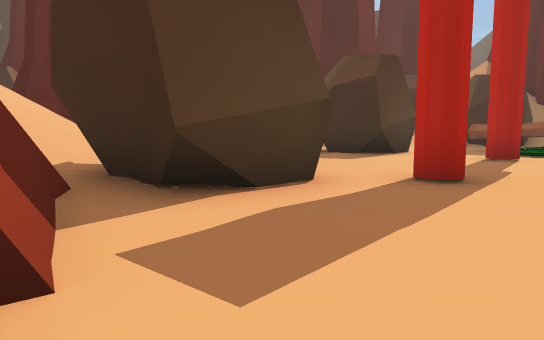
view 1 (above)

24 first-person views from a walk through a scene from a Unity 3-D project. The camera is 1.2 m above the floor, tilts 6° down and sees 70° across. The floor is counted in squares, 2 m on a side. Each view is taken from the middle of a square. On the plan, view 1 faces up. The plan holds only what a view shows up to about 11 squares ahead; the rest is blank. The place goes on beyond the plan. The player is left out.

view 2
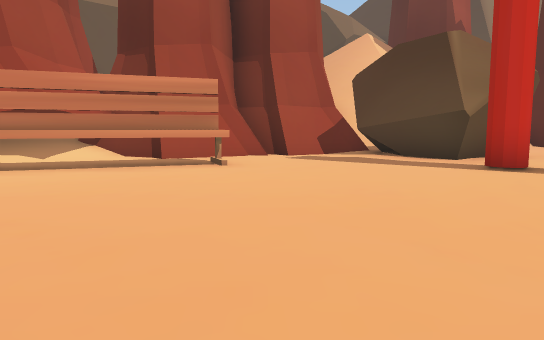

view 3
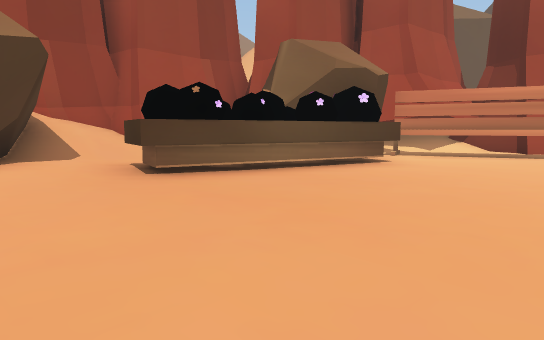

view 4
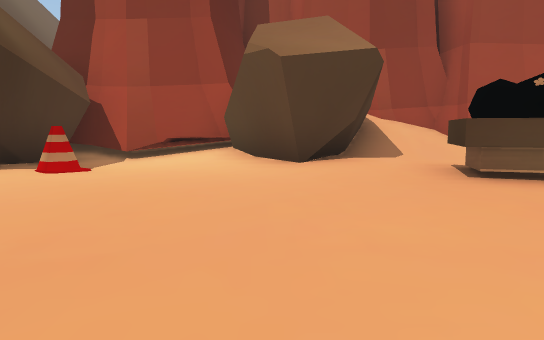

view 5
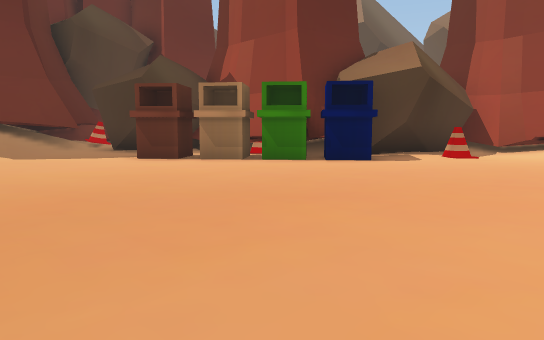

view 6
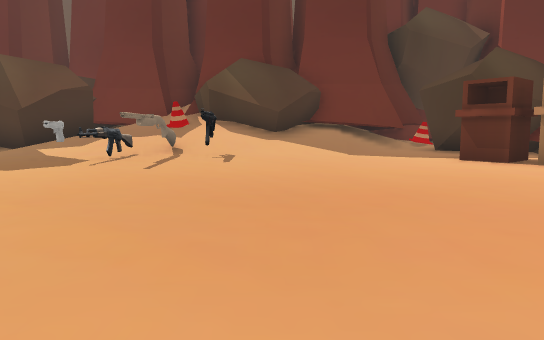

view 7
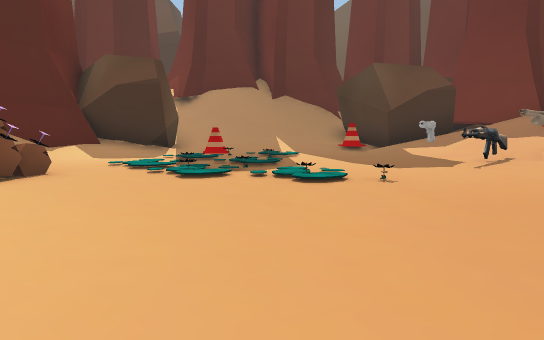

view 8
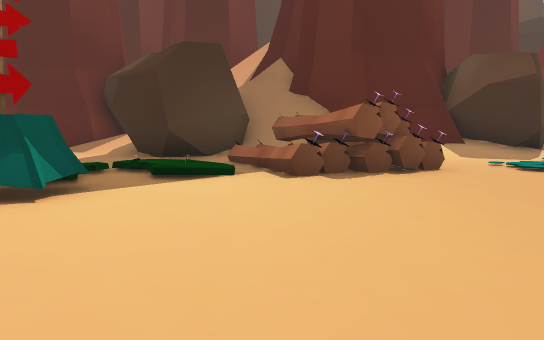

view 9
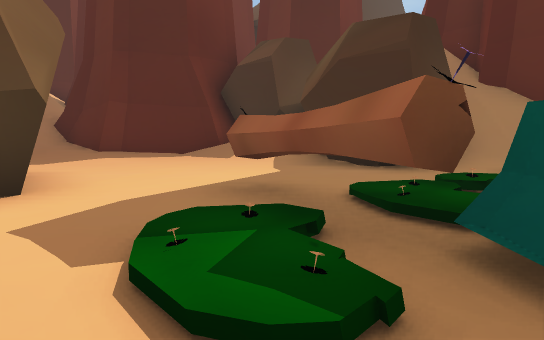

view 10
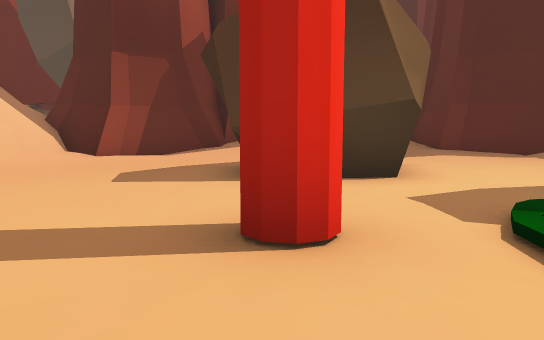

view 11
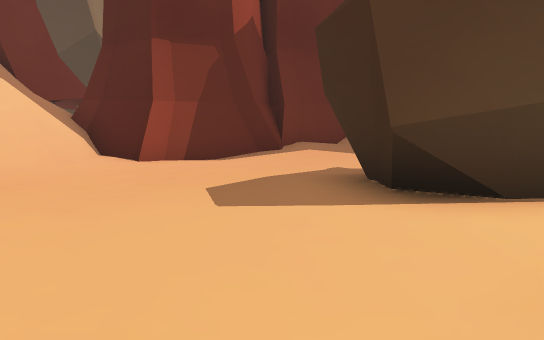

view 12
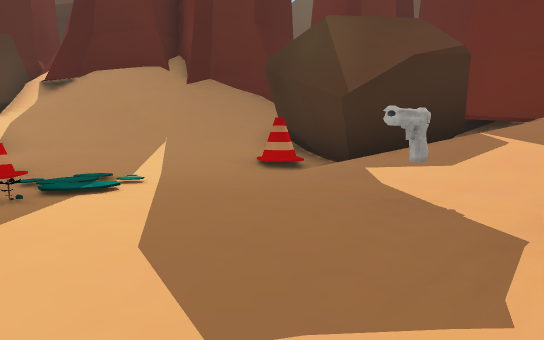

view 13
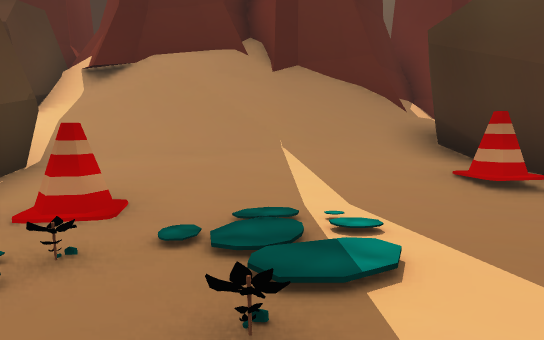

view 14
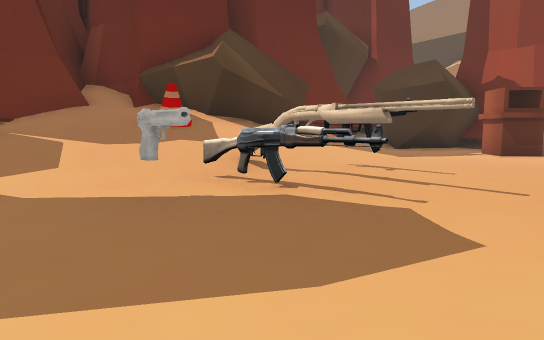

view 15
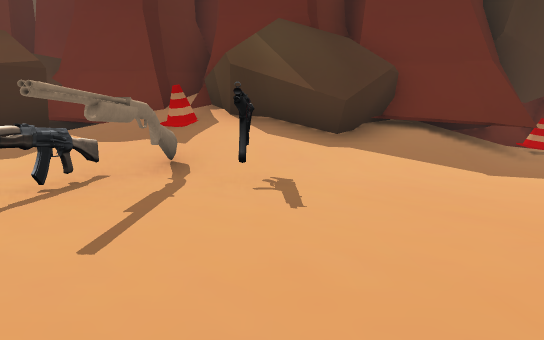

view 16
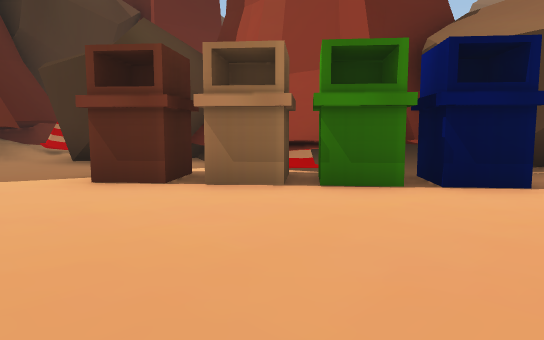

view 17
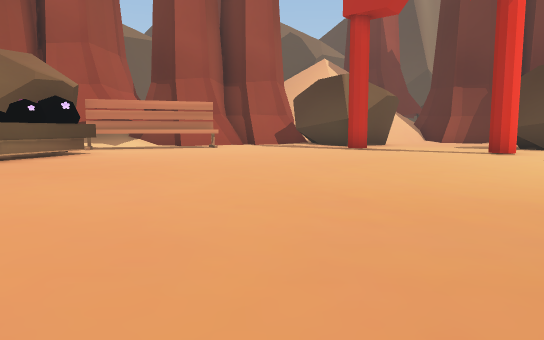

view 18
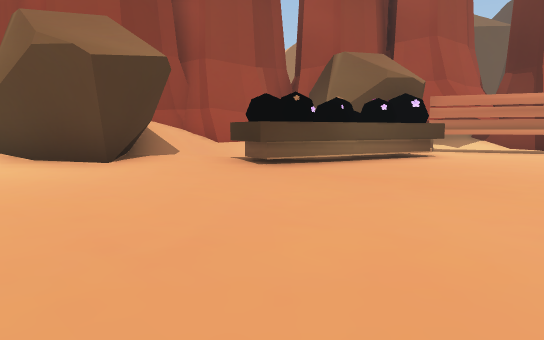

view 19
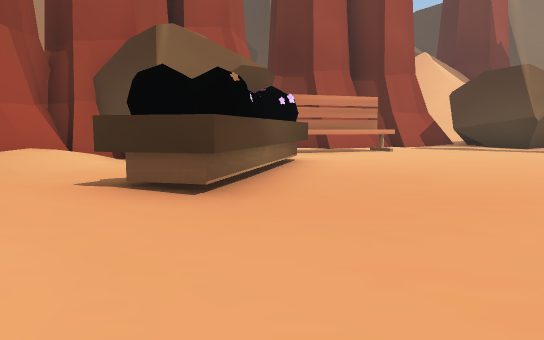

view 20
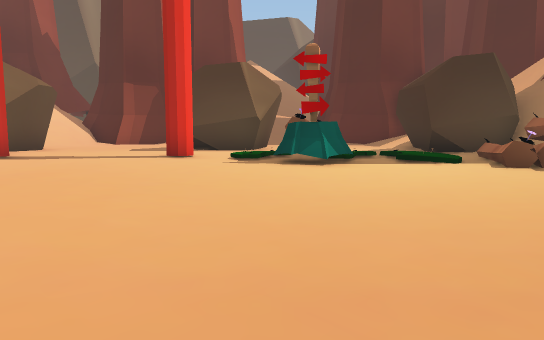

view 21
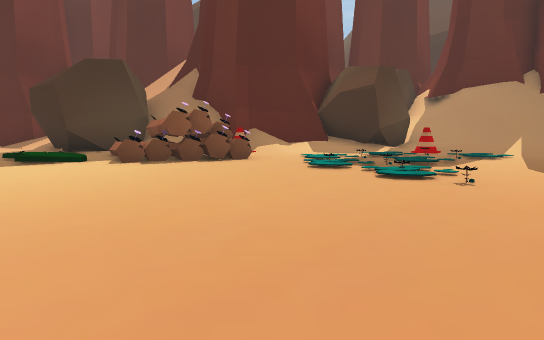

view 22
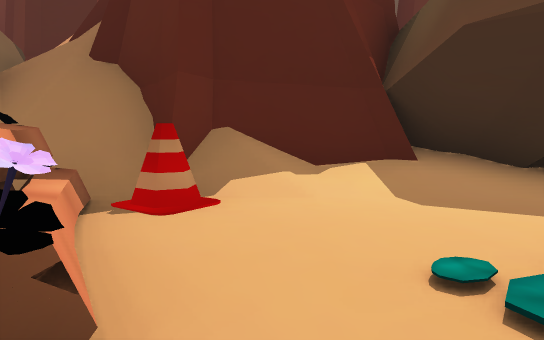

view 23
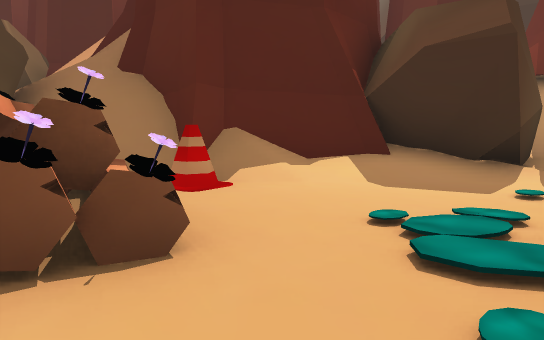

view 24
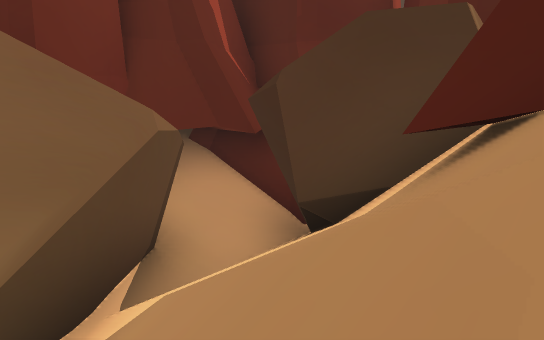

### Floor plan
Key: @ floor where view 1 was taken; # wall or solid block; . main floor; : floor 0.5 m higher than the main floor; + floor 0.75 m higher than the main floor; * floor 1.25 m higher than the main floor; % floor 1.5 m higher than the main floor; / step, stairs or slope; = window, fence, low wall or low ledge; ^ raised ledge; R rock; C cone; P pistol; L plant; O other object.
Columns run from 9 left of view 1 to 27 right of it. Each row starts with its distance up from view 1.
 22                              O
 21               OOOO      O    O
 20                        OOO  RO
 19                 R//   O#O/RRRO
 18          /OO ORRR//OO  #O//ROOO
 17          /OOOO R  //O  O R////OO
 16          /:O..//  //O  ORRR////OO
 15           ...../R R//OORRRR/////OOOO
 14        O/  .....RRR//O/::R.:///////O
 13       OO:. ......R..OC....C.:+///
 12        O:.  R......OOO....L..::RR   O
 11   OO  OO...RRR.O...OOO..O.L..CRR  R O
 10  O OOOO...RRR..OO...OO.OO.....RR RR
  9 OO////.....R....OO............+R+OO
  8  O/////.......#.O.......O...P.+*%OO
  7     ///.................O..OOO/C//OO
  6      // R....................O/RR O
  5       /  R.#................O./RR
  4       /RRR..................../RO
  3        OR.....................+RR
  2       OO......................//OO
  1        OO......................OOOO
  0       OOO@^................##...OOOOO
 -1         OO#^..............##..RRCOOR
 -2        OOO#^.............##O RRR  OO
 -3         OO #.R###.......##OCO    O
 -4          =.ORRR^##......RRRO    OO
 -5              RR....RR..CRRR     O
 -6              R.....RR...R
 -7             OROO//R RROOR
 -8             OOOOO/   OOOOO
 -9                 OOO
-10              OOOO   OO

Positions as (right, up) in squares from view 1, and headings:
1: (0, 0), facing up
2: (8, 1), facing left
3: (11, 1), facing down-left
4: (11, 1), facing down
5: (11, 4), facing down-right
6: (11, 4), facing right
7: (11, 5), facing up-right
8: (10, 5), facing up
9: (6, 7), facing up
10: (6, 6), facing up-left
11: (4, 6), facing up-left
12: (16, 7), facing up-right
13: (16, 10), facing up-right
14: (16, 10), facing down-right
15: (15, 5), facing right
16: (14, 2), facing down-right
17: (14, 2), facing left
18: (13, 1), facing down-left
19: (12, -3), facing left
20: (12, 3), facing up-left
21: (13, 3), facing up
22: (13, 10), facing up
23: (13, 9), facing up
24: (20, 15), facing up-left
